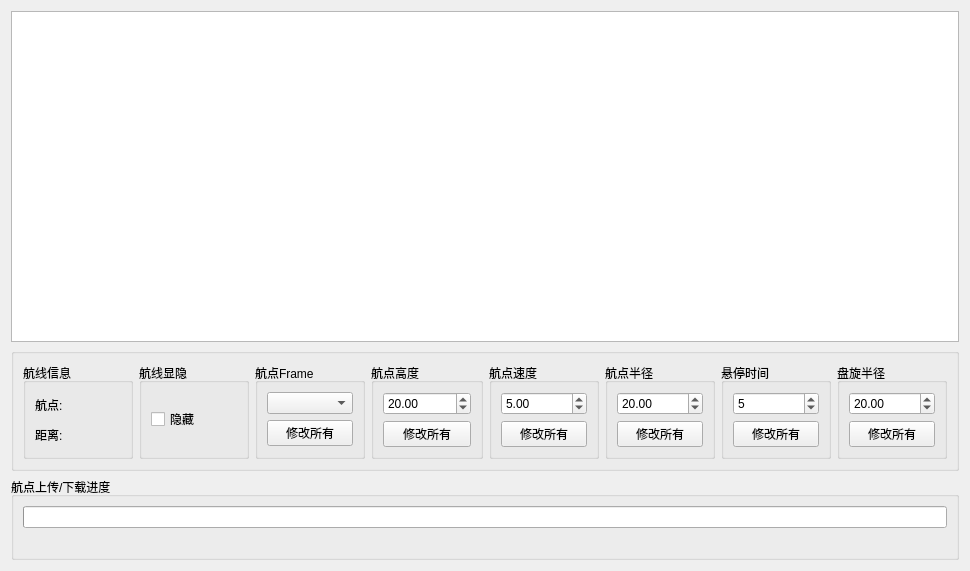
<?xml version="1.0" encoding="UTF-8"?>
<ui version="4.0">
 <class>UAVFlyManage_MavlinkMissionManagerDialog</class>
 <widget class="QWidget" name="UAVFlyManage_MavlinkMissionManagerDialog">
  <property name="geometry">
   <rect>
    <x>0</x>
    <y>0</y>
    <width>970</width>
    <height>571</height>
   </rect>
  </property>
  <property name="windowTitle">
   <string>UAVFlyManage_MavlinkMissionManagerDialog</string>
  </property>
  <layout class="QVBoxLayout" name="verticalLayout">
   <item>
    <widget class="QTableWidget" name="tableWidget">
     <property name="showDropIndicator" stdset="0">
      <bool>false</bool>
     </property>
     <property name="dragDropOverwriteMode">
      <bool>false</bool>
     </property>
     <property name="selectionMode">
      <enum>QAbstractItemView::SingleSelection</enum>
     </property>
     <property name="selectionBehavior">
      <enum>QAbstractItemView::SelectRows</enum>
     </property>
    </widget>
   </item>
   <item>
    <widget class="QGroupBox" name="groupBox_UAVFlyManage_MavlinkTaskManage_LineSettings">
     <property name="title">
      <string/>
     </property>
     <layout class="QHBoxLayout" name="horizontalLayout">
      <item>
       <widget class="QGroupBox" name="groupBox_VehicleUpDownMissionInfo">
        <property name="title">
         <string>航线信息</string>
        </property>
        <layout class="QVBoxLayout" name="verticalLayout_6">
         <item>
          <widget class="QLabel" name="label_VehicleUpDownMissionInfo_Count">
           <property name="text">
            <string>航点:</string>
           </property>
          </widget>
         </item>
         <item>
          <widget class="QLabel" name="label_VehicleUpDownMissionInfo_Dist">
           <property name="text">
            <string>距离:</string>
           </property>
          </widget>
         </item>
        </layout>
       </widget>
      </item>
      <item>
       <widget class="QGroupBox" name="groupBox_VehicleUpDownMissionShowHide">
        <property name="title">
         <string>航线显隐</string>
        </property>
        <layout class="QVBoxLayout" name="verticalLayout_5">
         <item>
          <widget class="QCheckBox" name="checkBox_VehicleUpDownMissionHide">
           <property name="text">
            <string>隐藏</string>
           </property>
          </widget>
         </item>
        </layout>
       </widget>
      </item>
      <item>
       <widget class="QGroupBox" name="groupBox_VehicleUpDownMissionWayPointAltitudeRelative">
        <property name="title">
         <string>航点Frame</string>
        </property>
        <layout class="QVBoxLayout" name="verticalLayout_9">
         <item>
          <widget class="QComboBox" name="comboBox_VehicleUpDownMissionWayPointAltitudeRelative"/>
         </item>
         <item>
          <widget class="QPushButton" name="pushButton_VehicleUpDownMissionWayPointAltitudeRelative">
           <property name="text">
            <string>修改所有</string>
           </property>
          </widget>
         </item>
        </layout>
       </widget>
      </item>
      <item>
       <widget class="QGroupBox" name="groupBox_VehicleUpDownMissionWayPointAltitude">
        <property name="title">
         <string>航点高度</string>
        </property>
        <layout class="QVBoxLayout" name="verticalLayout_4">
         <item>
          <widget class="QDoubleSpinBox" name="doubleSpinBox_VehicleUpDownMissionWayPointAltitude">
           <property name="minimum">
            <double>-10000000.000000000000000</double>
           </property>
           <property name="maximum">
            <double>10000000.000000000000000</double>
           </property>
           <property name="value">
            <double>20.000000000000000</double>
           </property>
          </widget>
         </item>
         <item>
          <widget class="QPushButton" name="pushButton_VehicleUpDownMissionWayPointAltitude">
           <property name="text">
            <string>修改所有</string>
           </property>
          </widget>
         </item>
        </layout>
       </widget>
      </item>
      <item>
       <widget class="QGroupBox" name="groupBox_VehicleUpDownMissionWayPointSpeed">
        <property name="title">
         <string>航点速度</string>
        </property>
        <layout class="QVBoxLayout" name="verticalLayout_7">
         <item>
          <widget class="QDoubleSpinBox" name="doubleSpinBox_VehicleUpDownMissionWayPointSpeed">
           <property name="maximum">
            <double>10000000.000000000000000</double>
           </property>
           <property name="value">
            <double>5.000000000000000</double>
           </property>
          </widget>
         </item>
         <item>
          <widget class="QPushButton" name="pushButton_VehicleUpDownMissionWayPointSpeed">
           <property name="text">
            <string>修改所有</string>
           </property>
          </widget>
         </item>
        </layout>
       </widget>
      </item>
      <item>
       <widget class="QGroupBox" name="groupBox_VehicleUpDownMissionWayPointRadius">
        <property name="title">
         <string>航点半径</string>
        </property>
        <layout class="QVBoxLayout" name="verticalLayout_2">
         <item>
          <widget class="QDoubleSpinBox" name="doubleSpinBox_VehicleUpDownMissionWayPointRadius">
           <property name="maximum">
            <double>10000000.000000000000000</double>
           </property>
           <property name="value">
            <double>20.000000000000000</double>
           </property>
          </widget>
         </item>
         <item>
          <widget class="QPushButton" name="pushButton_VehicleUpDownMissionWayPointRadius">
           <property name="text">
            <string>修改所有</string>
           </property>
          </widget>
         </item>
        </layout>
       </widget>
      </item>
      <item>
       <widget class="QGroupBox" name="groupBox_VehicleUpDownMissionWayPointHoldTime">
        <property name="title">
         <string>悬停时间</string>
        </property>
        <layout class="QVBoxLayout" name="verticalLayout_8">
         <item>
          <widget class="QSpinBox" name="spinBox_VehicleUpDownMissionWayPointHoldTime">
           <property name="maximum">
            <number>10000000</number>
           </property>
           <property name="value">
            <number>5</number>
           </property>
          </widget>
         </item>
         <item>
          <widget class="QPushButton" name="pushButton_VehicleUpDownMissionWayPointHoldTime">
           <property name="text">
            <string>修改所有</string>
           </property>
          </widget>
         </item>
        </layout>
       </widget>
      </item>
      <item>
       <widget class="QGroupBox" name="groupBox_VehicleUpDownMissionLoiterRadius">
        <property name="title">
         <string>盘旋半径</string>
        </property>
        <layout class="QVBoxLayout" name="verticalLayout_3">
         <item>
          <widget class="QDoubleSpinBox" name="doubleSpinBox_VehicleUpDownMissionLoiterRadius">
           <property name="maximum">
            <double>10000000.000000000000000</double>
           </property>
           <property name="value">
            <double>20.000000000000000</double>
           </property>
          </widget>
         </item>
         <item>
          <widget class="QPushButton" name="pushButton_VehicleUpDownMissionLoiterRadius">
           <property name="text">
            <string>修改所有</string>
           </property>
          </widget>
         </item>
        </layout>
       </widget>
      </item>
     </layout>
    </widget>
   </item>
   <item>
    <widget class="QGroupBox" name="groupBox_VehicleUpDownMissionProgress">
     <property name="enabled">
      <bool>true</bool>
     </property>
     <property name="title">
      <string>航点上传/下载进度</string>
     </property>
     <layout class="QVBoxLayout" name="verticalLayout_10">
      <item>
       <widget class="QProgressBar" name="progressBar_VehicleUpDownMissionProgress">
        <property name="enabled">
         <bool>true</bool>
        </property>
       </widget>
      </item>
      <item>
       <layout class="QHBoxLayout" name="horizontalLayout_2">
        <item>
         <widget class="QLabel" name="label_VehicleUpDownMissionProgressInfo">
          <property name="text">
           <string/>
          </property>
         </widget>
        </item>
       </layout>
      </item>
     </layout>
    </widget>
   </item>
  </layout>
 </widget>
 <resources/>
 <connections/>
</ui>
